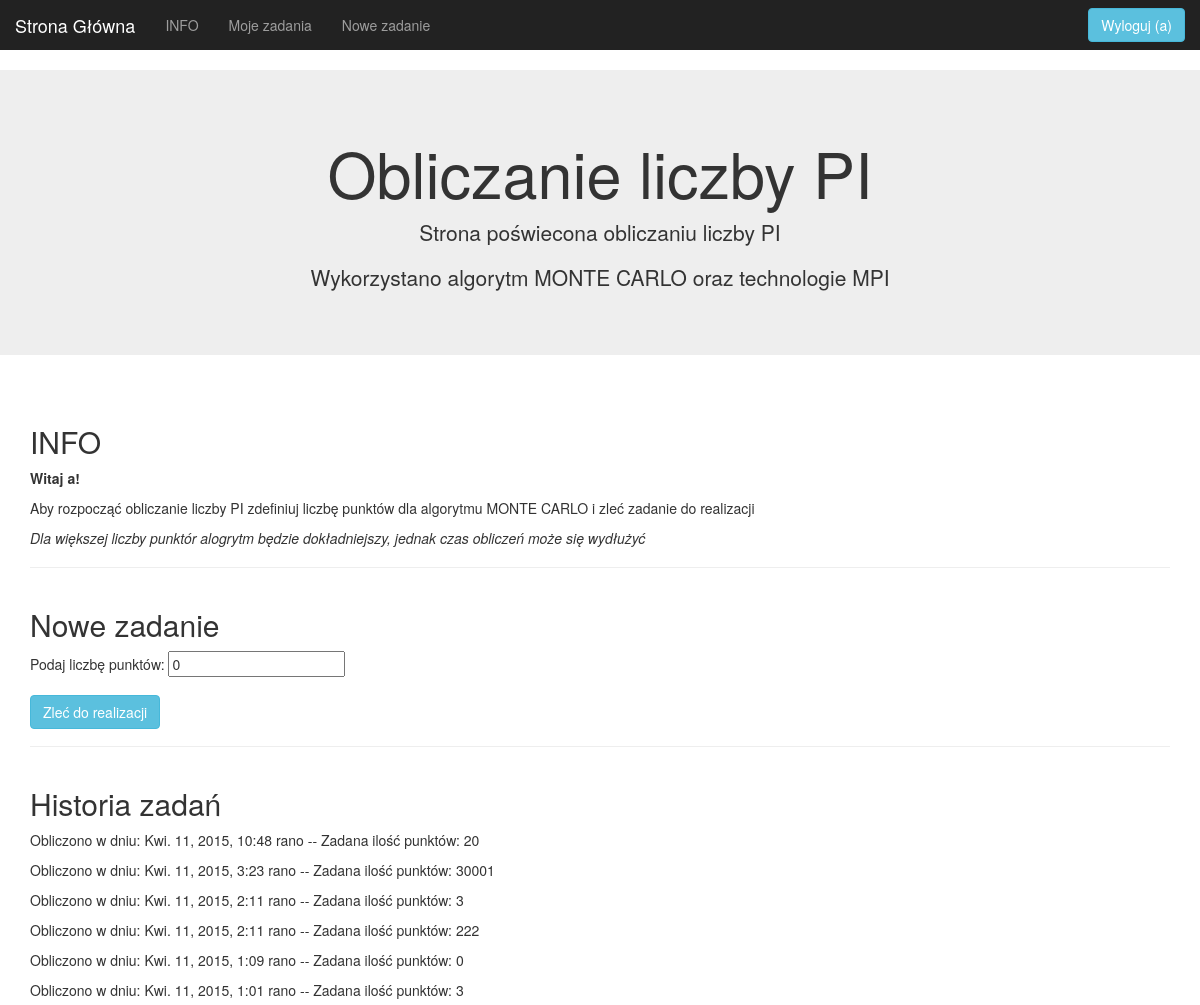
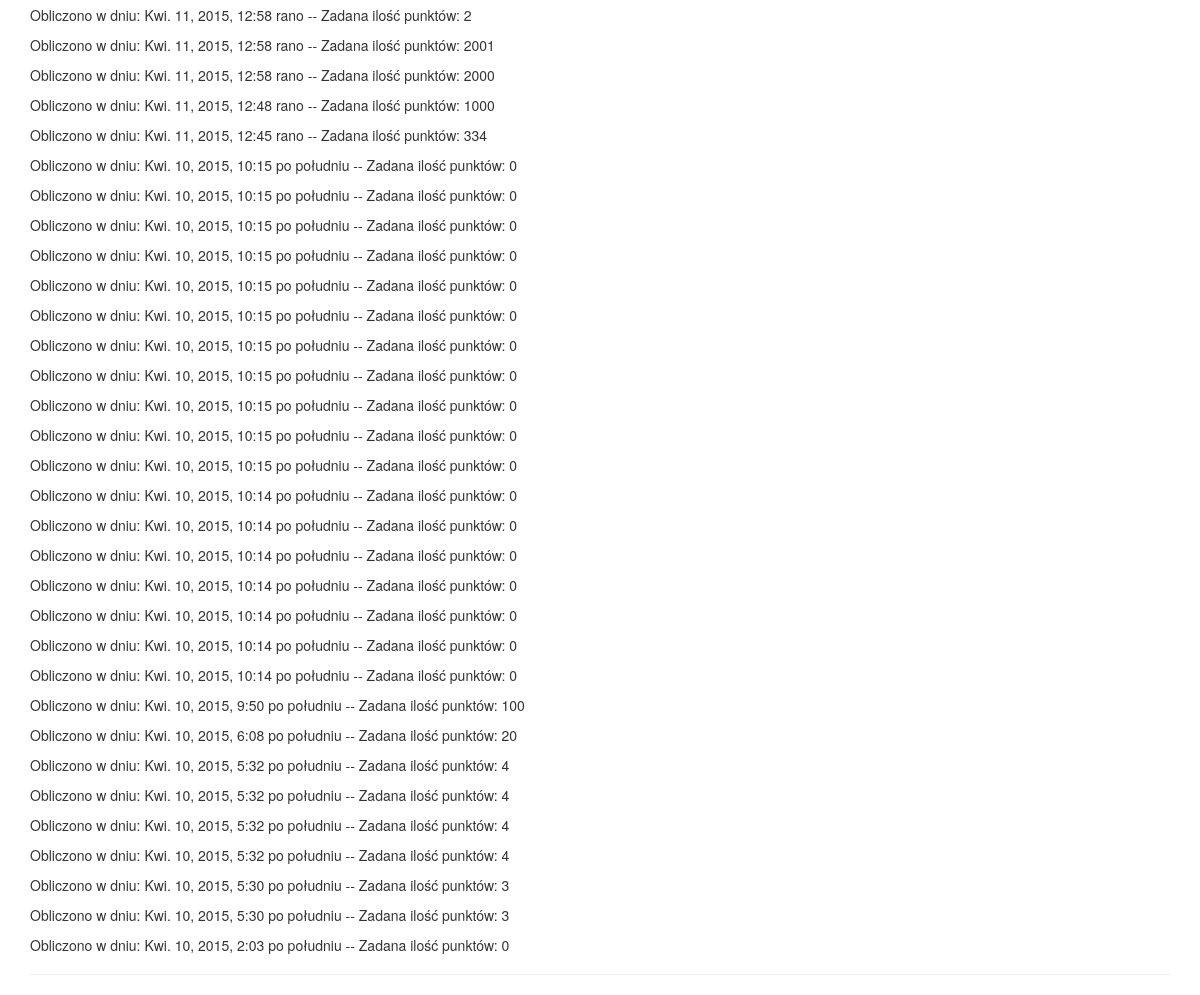
Page / (signed in) on the committed database (2 pictures, top to bottom).
### PI/models.py (models this page shows)
class Task(models.Model):
	userID = models.ForeignKey('auth.User')
	numberOfPoints = models.IntegerField(default=0)
	add_date = models.DateTimeField(default=timezone.now)

### PI/views.py (the view)
# urls.py: url(r'^$', 'PI.views.index'),
def index(request):
    if request.method == "POST":
        form = CommisionTask(request.POST)
        if form.is_valid():
            Task = form.save(commit=False)
            Task.userID = request.user
            Task.save()
    else:
        form= CommisionTask()
    """Tutaj mamy pobieranie danych z tabeli i przekazywanie do strony. Pobieramy wszystkie dane z tabeli task czyli .all()
    filtrujemy po userID = ID   oraz sortujemy po dacie dodania malejaco od najmlodszego czyli descending a odpowiada za to:
     minus myslnik - przed fieldem czyli rekordem add_date"""
    form2 = PI.models.Task.objects.all().filter(userID= request.user.id).order_by('-add_date')
    return render_to_response('index.html', {'form': form, 'form2': form2}, context_instance=RequestContext(request))

### PI/forms.py
class CommisionTask(forms.ModelForm):
    class Meta:
        model = Task
        fields = ('numberOfPoints',)

### templates/index.html (shortened to what this page needs)
{% extends "base.html" %}
{% block content %}
	<div class="jumbotron">
		<div class="container text-center">
			<h1>Obliczanie liczby PI</h1>
			<p>Strona poświecona obliczaniu  liczby PI</p>
			<p>Wykorzystano algorytm MONTE CARLO oraz technologie MPI</p>
		</div>
	</div>
    <div class="container">
        <section>
            <div class="page-header" id="info">
                <h2>INFO</h2>
                {% if user.is_authenticated %}
                <p style="font-weight: bold">Witaj {{ user.username }}!</p>
                <p>Aby rozpocząć obliczanie liczby PI zdefiniuj liczbę punktów dla algorytmu MONTE CARLO i zleć zadanie do realizacji </p>
                <p><em>Dla większej liczby punktór alogrytm będzie dokładniejszy, jednak czas obliczeń może się wydłużyć</em></p>
                {% else %}
                <p>Aktualnie jesteś niezalogowany. Aby móc korzystać z serwisu musisz się zalogować, bądź zarejestrować.</p>
                {% endif %}
            </div>
            {% if user.is_authenticated %}
             <div class="page-header" id="newTask">
                <h2>Nowe zadanie</h2>
       			<form id='form' method="post" class="post-form">{% csrf_token %}
                <p>Podaj liczbę punktów: {% for field in form %} {{ field }} {% endfor %}</p>
                 <input type="submit" name="submit" value="Zleć do realizacji" class="btn btn-info navbar-btn navbar-center"/>
                </form>
            </div>
            <div class="page-header" id="myTasks">
                <h2>Historia zadań</h2>
                 {% for form2 in form2 %}
    			<div>
        			<p>Obliczono w dniu: {{ form2.add_date }} -- Zadana ilość punktów: {{ form2.numberOfPoints }}
    			</div>
				{% endfor %}
            </div>
            {% endif %}
        </section>
    </div>
{% endblock %}

### templates/base.html (shortened to what this page needs)
<!DOCTYPE html>
<html>
    <head>
        <link rel="stylesheet" href="http://maxcdn.bootstrapcdn.com/bootstrap/3.2.0/css/bootstrap.min.css">
     </head>
<body >
<nav class="navbar navbar-inverse">
    <div class="container-fluid" id="header">
        <div class="navbar-header">
            <a href="" class="navbar-brand" id="home">Strona Główna</a>
        </div>
        <div class="collapse navbar-collapse navbar-collapse" id="myNavbar">
            {% if user.is_authenticated %}
            <a href="logout" class="btn btn-info navbar-btn navbar-right">Wyloguj ({{ user.username }})</a>
            {% else %}
            <a href="/login/" class="btn btn-info navbar-btn navbar-right">Zaloguj</a>
            <a href="/register/" class="btn btn-info navbar-btn navbar-right">Rejestracja</a>
            {% endif %}
            <ul class="nav navbar-nav">
                {% if user.is_authenticated %}
                <li><a href="" id="goInfo">INFO</a></li>
                <li><a href="" id="goMyTask" >Moje zadania</a></li>
                <li><a href="" id="goNewTask">Nowe zadanie</a></li>
                {% endif %}
            </ul>
        </div>
    </div>
</nav>
{% block content %}{% endblock %}
    </body>
</html>

### templates/base.html (style rules this page uses)
#header { position: fixed; float:left; width: 100%; top: 0px; left: 0px; background-color: #222222; }

### rows in the picture
Task: add_date "Kwi. 11, 2015, 10:48 rano", numberOfPoints "20"
Task: add_date "Kwi. 11, 2015, 3:23 rano", numberOfPoints "30001"
Task: add_date "Kwi. 11, 2015, 2:11 rano", numberOfPoints "3"
Task: add_date "Kwi. 11, 2015, 2:11 rano", numberOfPoints "222"
Task: add_date "Kwi. 11, 2015, 1:09 rano", numberOfPoints "0"
Task: add_date "Kwi. 11, 2015, 1:01 rano", numberOfPoints "3"
Task: add_date "Kwi. 11, 2015, 12:58 rano", numberOfPoints "2"
Task: add_date "Kwi. 11, 2015, 12:58 rano", numberOfPoints "2001"
Task: add_date "Kwi. 11, 2015, 12:58 rano", numberOfPoints "2000"
Task: add_date "Kwi. 11, 2015, 12:48 rano", numberOfPoints "1000"
Task: add_date "Kwi. 11, 2015, 12:45 rano", numberOfPoints "334"
Task: add_date "Kwi. 10, 2015, 10:15 po południu", numberOfPoints "0"
Task: add_date "Kwi. 10, 2015, 10:15 po południu", numberOfPoints "0"
Task: add_date "Kwi. 10, 2015, 10:15 po południu", numberOfPoints "0"
Task: add_date "Kwi. 10, 2015, 10:15 po południu", numberOfPoints "0"
Task: add_date "Kwi. 10, 2015, 10:15 po południu", numberOfPoints "0"
Task: add_date "Kwi. 10, 2015, 10:15 po południu", numberOfPoints "0"
Task: add_date "Kwi. 10, 2015, 10:15 po południu", numberOfPoints "0"
Task: add_date "Kwi. 10, 2015, 10:15 po południu", numberOfPoints "0"
Task: add_date "Kwi. 10, 2015, 10:15 po południu", numberOfPoints "0"
Task: add_date "Kwi. 10, 2015, 10:15 po południu", numberOfPoints "0"
Task: add_date "Kwi. 10, 2015, 10:15 po południu", numberOfPoints "0"
Task: add_date "Kwi. 10, 2015, 10:14 po południu", numberOfPoints "0"
Task: add_date "Kwi. 10, 2015, 10:14 po południu", numberOfPoints "0"
Task: add_date "Kwi. 10, 2015, 10:14 po południu", numberOfPoints "0"
Task: add_date "Kwi. 10, 2015, 10:14 po południu", numberOfPoints "0"
Task: add_date "Kwi. 10, 2015, 10:14 po południu", numberOfPoints "0"
Task: add_date "Kwi. 10, 2015, 10:14 po południu", numberOfPoints "0"
Task: add_date "Kwi. 10, 2015, 10:14 po południu", numberOfPoints "0"
Task: add_date "Kwi. 10, 2015, 9:50 po południu", numberOfPoints "100"
Task: add_date "Kwi. 10, 2015, 6:08 po południu", numberOfPoints "20"
Task: add_date "Kwi. 10, 2015, 5:32 po południu", numberOfPoints "4"
Task: add_date "Kwi. 10, 2015, 5:32 po południu", numberOfPoints "4"
Task: add_date "Kwi. 10, 2015, 5:32 po południu", numberOfPoints "4"
Task: add_date "Kwi. 10, 2015, 5:32 po południu", numberOfPoints "4"
Task: add_date "Kwi. 10, 2015, 5:30 po południu", numberOfPoints "3"
Task: add_date "Kwi. 10, 2015, 5:30 po południu", numberOfPoints "3"
Task: add_date "Kwi. 10, 2015, 2:03 po południu", numberOfPoints "0"

### other values in the picture
{{ user.username }} "a"
